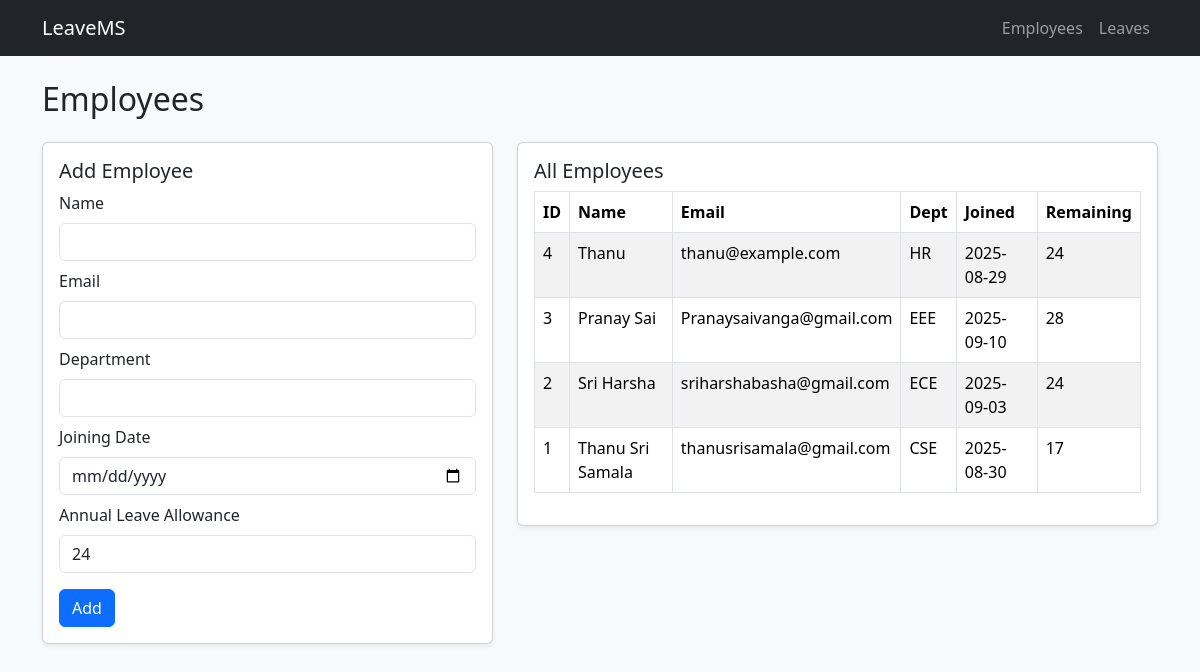
The page /employees on the database its author committed.
### tables this page shows
CREATE TABLE employees (
    id INTEGER PRIMARY KEY AUTOINCREMENT,
    name TEXT NOT NULL,
    email TEXT NOT NULL UNIQUE,
    department TEXT NOT NULL,
    joining_date TEXT NOT NULL,
    annual_leave_allowance INTEGER NOT NULL DEFAULT 24,
    remaining_leave INTEGER NOT NULL DEFAULT 24,
    created_at TEXT DEFAULT (datetime('now'))
);

### app/routes.py (the view)
    @app.get("/employees")
    def employees_page():
        db = get_db()
        rows = db.execute("SELECT * FROM employees ORDER BY id DESC").fetchall()
        return render_template("employees.html", employees=rows)

### app/db.py (called while the page is built)
def get_db_path(app=None):
    app = app or current_app
    url = app.config.get("DATABASE", "sqlite:///instance/app.db")
    if url.startswith("sqlite:///"):
        rel = url.replace("sqlite:///", "")
        if rel.startswith("instance/"):
            inst = os.path.join(app.instance_path, os.path.basename(rel))
            os.makedirs(os.path.dirname(inst), exist_ok=True)
            return inst
        else:
            return rel
    return "instance/app.db"

def get_db():
    if 'db' not in g:
        path = get_db_path()
        g.db = sqlite3.connect(path, detect_types=sqlite3.PARSE_DECLTYPES)
        g.db.row_factory = sqlite3.Row
    return g.db

### app/templates/employees.html
{% extends "base.html" %}
{% block content %}
<div class="d-flex justify-content-between align-items-center mb-3">
  <h2>Employees</h2>
</div>
<div class="row">
  <div class="col-md-5">
    <div class="card shadow-sm">
      <div class="card-body">
        <h5 class="card-title">Add Employee</h5>
        <form method="post" action="/employees">
          <div class="mb-2"><label class="form-label">Name</label><input class="form-control" name="name" required></div>
          <div class="mb-2"><label class="form-label">Email</label><input class="form-control" type="email" name="email" required></div>
          <div class="mb-2"><label class="form-label">Department</label><input class="form-control" name="department" required></div>
          <div class="mb-2"><label class="form-label">Joining Date</label><input class="form-control" type="date" name="joining_date" required></div>
          <div class="mb-3"><label class="form-label">Annual Leave Allowance</label><input class="form-control" type="number" name="annual_leave_allowance" value="24"></div>
          <button class="btn btn-primary">Add</button>
        </form>
      </div>
    </div>
  </div>
  <div class="col-md-7">
    <div class="card shadow-sm">
      <div class="card-body">
        <h5 class="card-title">All Employees</h5>
        <div class="table-responsive">
          <table class="table table-striped table-bordered">
            <thead><tr><th>ID</th><th>Name</th><th>Email</th><th>Dept</th><th>Joined</th><th>Remaining</th></tr></thead>
            <tbody>
              {% for e in employees %}
              <tr>
                <td>{{ e.id }}</td>
                <td>{{ e.name }}</td>
                <td>{{ e.email }}</td>
                <td>{{ e.department }}</td>
                <td>{{ e.joining_date }}</td>
                <td>{{ e.remaining_leave }}</td>
              </tr>
              {% endfor %}
            </tbody>
          </table>
        </div>
      </div>
    </div>
  </div>
</div>
{% endblock %}

### rows shown on the page
employees: id "4", name "Thanu", email "thanu@example.com", department "HR", joining_date "2025-08-29", remaining_leave "24"
employees: id "3", name "Pranay Sai", email "Pranaysaivanga@gmail.com", department "EEE", joining_date "2025-09-10", remaining_leave "28"
employees: id "2", name "Sri Harsha", email "sriharshabasha@gmail.com", department "ECE", joining_date "2025-09-03", remaining_leave "24"
employees: id "1", name "Thanu Sri Samala", email "thanusrisamala@gmail.com", department "CSE", joining_date "2025-08-30", remaining_leave "17"
